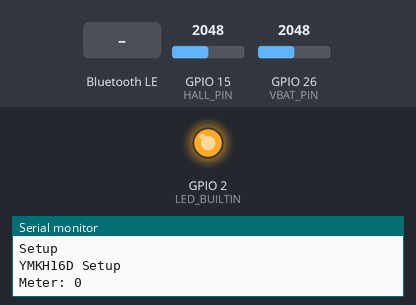
A sketch run on a simulated ESP32. Parts: output pins drawn as LEDs (lit = HIGH), the last lines printed to the serial monitor. The test bench sets the inputs (shaded band); at power-on: GPIO 15 (HALL_PIN) = 2048, GPIO 26 (VBAT_PIN) = 2048 (analog values on the 0–4095 scale). EEPROM starts erased; nothing arrives over Bluetooth unless stated; a phone connects over Bluetooth LE 3 s after start.

Above: at 4.4 s.
4.5 s: Bluetooth LE write "1" received
At 7.8 s:
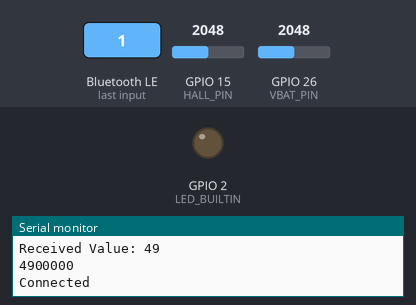
Timing chart, 0 to 13.5 s (numbered marks = the images above; inputs shaded):
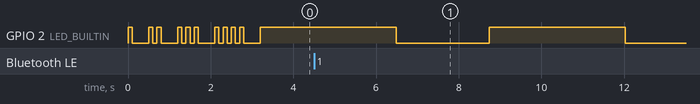

The sketch:

ESPBatMan4.ino
```cpp
#include <Arduino.h>
#include <BLEDevice.h>
#include <BLEUtils.h>
#include <BLEServer.h>
#include <BLE2902.h>
#include "Preferences.h"

// YMKH16D continuous current measurement with calibrated constants
constexpr int HALL_PIN = GPIO_NUM_15; // Yellow wire (Vout)
constexpr int VBAT_PIN = GPIO_NUM_26; // Battery voltage divider pin
constexpr float VZERO_V = 2.055300f;  // New baseline from flipped tests
constexpr float G_V_PER_A = 0.1905f;  // Slope from regression
constexpr uint16_t AVERAGE_SAMPLES = 128;
constexpr float DIVIDER_RATIO = 11.0f;

#define DEVICE_ID      "ESPBatMon2" // ESPBatMon2=R010; ESPBatMon1=R002
#define SERVICE_UUID   "4fafc201-1fb5-459e-8fcc-c5c9c331914b"
#define Update_UUID    "beb5483e-36e1-4688-b7f5-ea07361b26a8"
#define Announce_UUID  "aa337802-6aca-42a5-b34d-a8d9fc12a266"
#define inActive_Sec   60 //60 x 5 = 5 minute no current; shut down ESP32 to save power
#define IdlemA         50 //idle current 50mA; shut down ESP32 to save power

uint8_t tempData[14];
BLECharacteristic* pWR;
BLECharacteristic* pA;
BLEService* pService;
BLEServer* pServer;

uint8_t inActive_Sec_count = 0;
uint32_t int32_mWH00 = 0;
uint16_t int16_mV = 0;
int16_t int16_mA = 0;
int32_t int32_mW00 = 0; //mW * 100 2 decimal place
int32_t tempint32 = 0;

Preferences preferences;

float readVoltageAverageV(int pin, uint16_t samples) {
  uint32_t sumMv = 0;
  for (uint16_t i = 0; i < samples; i++) {
    sumMv += static_cast<uint32_t>(analogReadMilliVolts(pin));
    delay(2);
  }
  return (sumMv / static_cast<float>(samples)) / 1000.0f;
}

class YMKH16D_Sensor {
public:
  void init() {
    analogReadResolution(12);
    analogSetAttenuation(ADC_11db);
  }

  // Returns battery voltage in Volts
  float getBusVoltage_V() {
    float vBatPin = readVoltageAverageV(VBAT_PIN, AVERAGE_SAMPLES);
    return vBatPin * DIVIDER_RATIO;
  }

  // Returns current in milliamps (positive = discharge, negative = charge)
  float getCurrent_mA() {
    float vOut = readVoltageAverageV(HALL_PIN, AVERAGE_SAMPLES);
    float deltaV = VZERO_V - vOut; // Reversed math for flipped wire
    float i_A = deltaV / G_V_PER_A;
    float i_mA = i_A * 1000.0f;

    // Add 0A deadzone below 40mA to hide noise
    if (abs(i_mA) < 40.0f) {
      return 0.0f;
    }
    return i_mA;
  }

  // Returns power in Watts (positive = discharging, negative = charging)
  float getBusPower() {
    float v = getBusVoltage_V();
    float i_A = getCurrent_mA() / 1000.0f;
    return v * i_A;
  }
};

YMKH16D_Sensor ymkh16d;

class WHCallbacks: public BLECharacteristicCallbacks {
    void onWrite(BLECharacteristic *pCharacteristic) {
      String rxValue = pCharacteristic->getValue();

      if (rxValue.length() > 0) {
        Serial.print("Received Value: ");
        uint16_t temp = (int) rxValue[1] << 8;
        temp = temp + (int) rxValue[0];
        Serial.println(temp);
        int32_mWH00 = temp * 1000 * 100;;
        Serial.println(int32_mWH00);
      }
    };
    void onRead(BLECharacteristic *pCharacteristic) {
        pCharacteristic->setValue("OK");
    };
};

class ServerCallbacks: public BLEServerCallbacks {
    void onConnect(BLEServer *pServer) {
        Serial.println("Connected");
    }
    void onDisconnect(BLEServer *pServer) {
        Serial.println("Disconnected");
        BLEAdvertising *pAdvertising = pServer->getAdvertising();
        pAdvertising->start();
    }
};

void blink(int times) {
  for (int i=times; i > 0; i--) {
    digitalWrite(LED_BUILTIN,HIGH);
    delay(100);
    digitalWrite(LED_BUILTIN,LOW);
    delay(100);
  }
  delay(300);
}

void setup() {
  Serial.begin(115200);
  pinMode(LED_BUILTIN,OUTPUT);
  Serial.println("Setup");
  blink(1);

  pinMode(HALL_PIN, INPUT_PULLUP);

  ymkh16d.init();
  Serial.println("YMKH16D Setup");
  blink(2);

  preferences.begin("batman v3", false);
  int32_mWH00 = preferences.getUInt("mWH00", 0);
  Serial.print("Meter: ");
  Serial.println(int32_mWH00);
  blink(3);

  BLEDevice::init(DEVICE_ID);
  pServer = BLEDevice::createServer();
  pServer->setCallbacks(new ServerCallbacks());

  pService = pServer->createService(SERVICE_UUID);
  pWR = pService->createCharacteristic(  Update_UUID,
                                         BLECharacteristic::PROPERTY_READ |
                                         BLECharacteristic::PROPERTY_WRITE |
                                         BLECharacteristic::PROPERTY_NOTIFY |
                                         BLECharacteristic::PROPERTY_INDICATE
                                      );
  pWR->setCallbacks(new WHCallbacks());
  pA = pService->createCharacteristic(   Announce_UUID,
                                         BLECharacteristic::PROPERTY_READ |
                                         BLECharacteristic::PROPERTY_NOTIFY
                                     );

  BLEDescriptor *pDescriptor = new BLEDescriptor((uint16_t)0x2902);
  pA->addDescriptor(pDescriptor);

  pService->start();

  BLEAdvertising *pAdvertising = pServer->getAdvertising();
  pAdvertising->start();

  blink(4);
}

void setBLEbuffer(int index, int value) {
  tempData[index] = value;
  tempData[index + 1] = value>>8;
}

void setBLEbuffer32(int index, uint32_t value) {
  tempData[index] = value;
  tempData[index + 1] = value>>8;
  tempData[index + 2] = value>>16;
  tempData[index + 3] = value>>24;
}

void printserial(String name, String unit, float value, int places) {
  Serial.print(name + ": ");
  Serial.print(value, places);
  Serial.println(unit);
}

void loop() {
  digitalWrite(LED_BUILTIN,HIGH);
  delay(600);

  int16_mV = ymkh16d.getBusVoltage_V() * 1000.00;
  delay(500);
  int16_mA = ymkh16d.getCurrent_mA() * -1;
  delay(500);
  int32_mW00 = (static_cast<int64_t>(int16_mV) * static_cast<int64_t>(int16_mA)) / 10;

  // meter: Charging add, under load minus
  tempint32 = int32_mW00 * 5.00000 / 60.00000 / 60.00000; // 5 seconds /60/60 = per hour
  int32_mWH00 += tempint32;

  setBLEbuffer(0, int16_mV);
  delay(350);
  setBLEbuffer(2, int16_mA);
  delay(400);
  setBLEbuffer32(4, int32_mW00);
  delay(400);
  digitalWrite(LED_BUILTIN,LOW);

  delay(2000);
  setBLEbuffer32(8, int32_mWH00);

  if (tempData[0] != 255) { //not corrupt, send data
    pA->setValue(tempData, 12);
    pA->notify();
  }
  delay(246);

  printserial("Voltage", "V", int16_mV / 1000.00, 3);
  printserial("Current", "A", int16_mA / 1000.0000, 3);
  printserial("Watts", "W", int32_mW00 / 100000.0000, 5);
  printserial("WH remaining", "WH", int32_mWH00 / 100000.000000, 7);
  printserial("No current", " Sec", inActive_Sec_count * 5, 0);
  printserial("elapsed", " Sec", millis() / 1000.0000, 3);
  Serial.println("----------");

  if (abs(int16_mA) < IdlemA) { //idle current
    inActive_Sec_count += 1; //count continue seconds after sleeping
  } else {
    inActive_Sec_count = 0; // has current, activated
  }

  if (inActive_Sec_count == inActive_Sec) {
    Serial.println("No current Sleep");
    preferences.putUInt("mWH00", int32_mWH00);
    esp_sleep_enable_ext0_wakeup((gpio_num_t)HALL_PIN, 0); //1 = High, 0 = Low
    esp_deep_sleep_start();
  }
}
```
